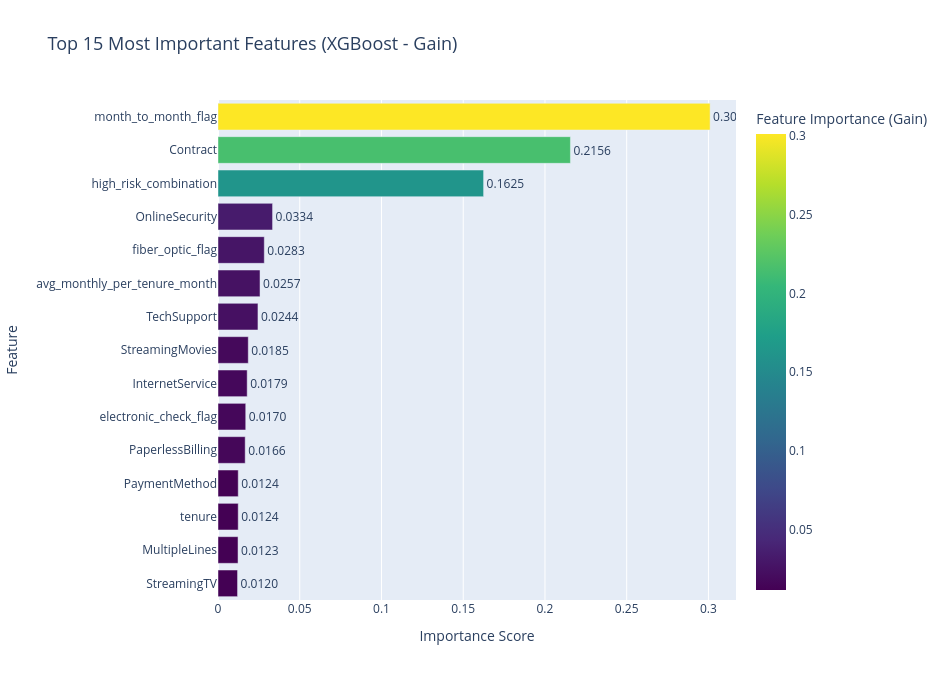

This figure's notebook cell:
### Code cell
# Feature Importance

importance_df = pd.DataFrame({
    'feature': X_train.columns,
    'importance': final_model.feature_importances_
}).sort_values('importance', ascending=False)

top15 = importance_df.head(15)

fig_imp = px.bar(
    top15,
    x='importance',
    y='feature',
    orientation='h',
    title='Top 15 Most Important Features (XGBoost - Gain)',
    labels={'importance': 'Feature Importance (Gain)', 'feature': 'Feature'},
    color='importance',
    color_continuous_scale='Viridis',
    text='importance'
)

fig_imp.update_traces(texttemplate='%{text:.4f}', textposition='outside')
fig_imp.update_layout(
    height=680,
    width=950,
    yaxis=dict(autorange="reversed"), 
    xaxis_title="Importance Score",
    title_font_size=18
)

fig_imp.show()
modeling_figs["Feature Importance"] = fig_imp

save_to_html(
    figures_dict=modeling_figs, 
    tables_dict=modeling_tables, 
    filename="modeling_results.html", 
    title="Model Performance Dashboard", 
    dashboard_dir="modeling"
)

### Figure 1 — Plotly figure (JSON) as saved in the notebook; plotly's stock layout.template omitted (floating-point values rounded to 4 significant figures)
{"data": [{"hovertemplate": "Feature Importance (Gain)=%{marker.color}<br>Feature=%{y}<extra></extra>", "legendgroup": "", "marker": {"color": [0.301, 0.2156, 0.1625, 0.03338, 0.02832, 0.02571, 0.02444, 0.01852, 0.01785, 0.01697, 0.01664, 0.01238, 0.01237, 0.01226, 0.01196], "coloraxis": "coloraxis", "pattern": {"shape": ""}}, "name": "", "orientation": "h", "showlegend": false, "text": [0.301, 0.2156, 0.1625, 0.03338, 0.02832, 0.02571, 0.02444, 0.01852, 0.01785, 0.01697, 0.01664, 0.01238, 0.01237, 0.01226, 0.01196], "textposition": "outside", "texttemplate": "%{text:.4f}", "type": "bar", "x": [0.301, 0.2156, 0.1625, 0.03338, 0.02832, 0.02571, 0.02444, 0.01852, 0.01785, 0.01697, 0.01664, 0.01238, 0.01237, 0.01226, 0.01196], "xaxis": "x", "y": ["month_to_month_flag", "Contract", "high_risk_combination", "OnlineSecurity", "fiber_optic_flag", "avg_monthly_per_tenure_month", "TechSupport", "StreamingMovies", "InternetService", "electronic_check_flag", "PaperlessBilling", "PaymentMethod", "tenure", "MultipleLines", "StreamingTV"], "yaxis": "y"}], "layout": {"barmode": "relative", "coloraxis": {"colorbar": {"title": {"text": "Feature Importance (Gain)"}}, "colorscale": [[0, "#440154"], [0.1111, "#482878"], [0.2222, "#3e4989"], [0.3333, "#31688e"], [0.4444, "#26828e"], [0.5556, "#1f9e89"], [0.6667, "#35b779"], [0.7778, "#6ece58"], [0.8889, "#b5de2b"], [1, "#fde725"]]}, "height": 680, "legend": {"tracegroupgap": 0}, "title": {"font": {"size": 18}, "text": "Top 15 Most Important Features (XGBoost - Gain)"}, "width": 950, "xaxis": {"anchor": "y", "domain": [0, 1], "title": {"text": "Importance Score"}}, "yaxis": {"anchor": "x", "autorange": "reversed", "domain": [0, 1], "title": {"text": "Feature"}}}}
